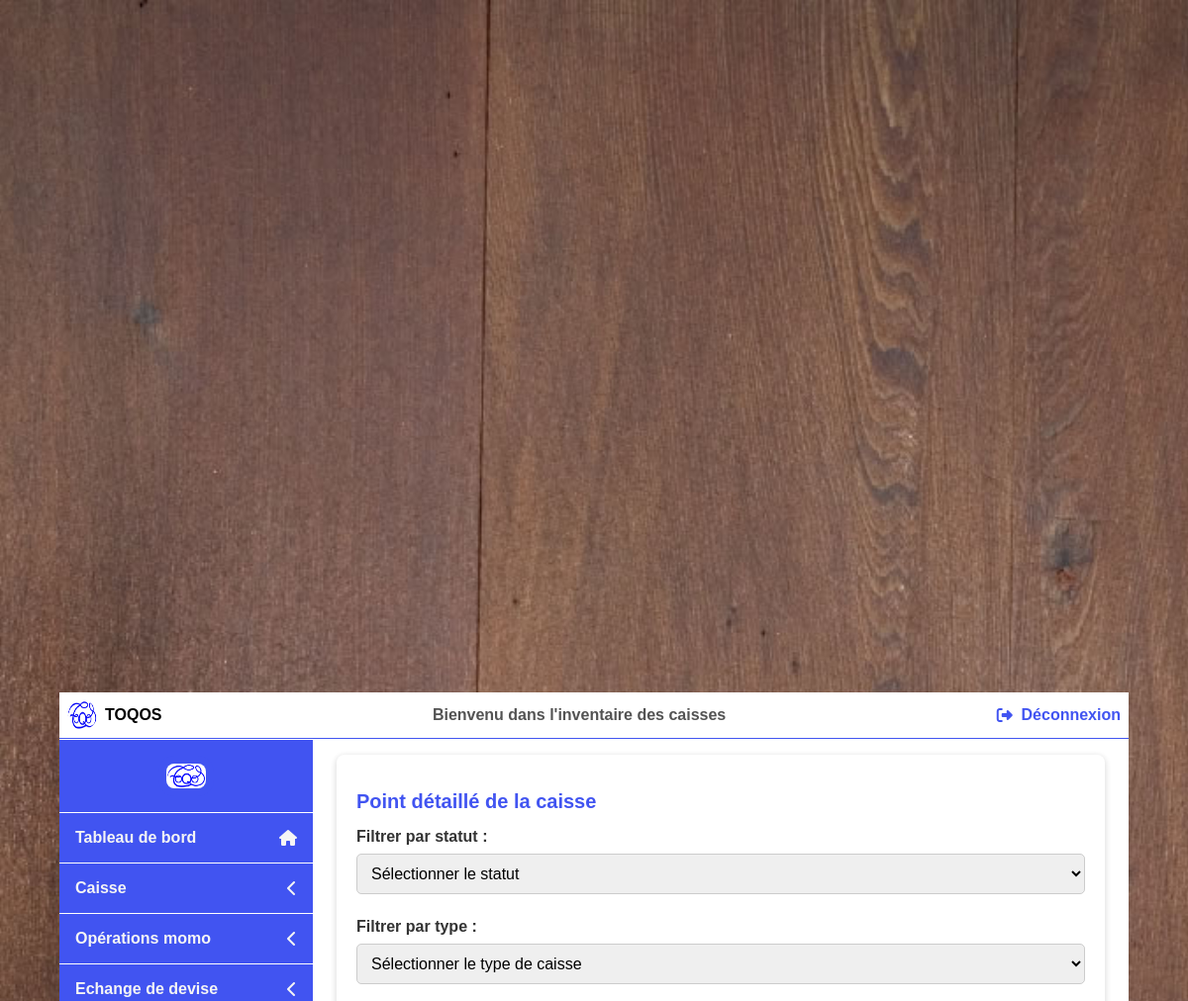
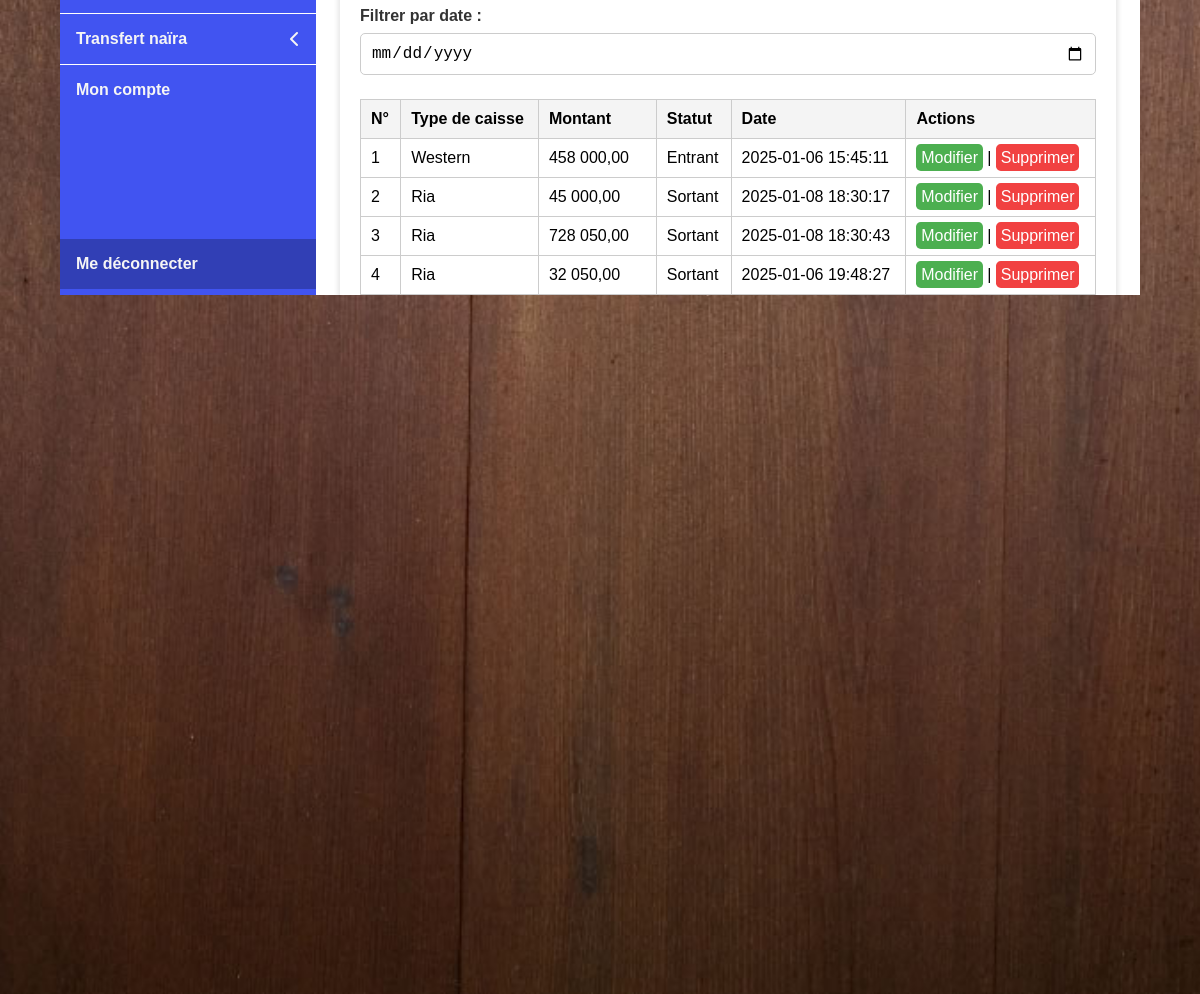
Screenshot of /pages/caisse/view-caisse.php (signed in) with the database file from the repository (2 pictures, top to bottom).
### tables this page shows
CREATE TABLE `caisse` (
  `id` int NOT NULL AUTO_INCREMENT,
  `type` varchar(50) NOT NULL,
  `amount` float NOT NULL,
  `statut` enum('Entrant','Sortant') NOT NULL,
  `date` timestamp NULL DEFAULT CURRENT_TIMESTAMP,
  PRIMARY KEY (`id`)
);

### pages/caisse/CaisseController.php (called while the page is built, shortened)
 <?php
    class CaisseController
    {
        private function connectDb()
        {
            try {
                $db = new PDO("mysql:host=localhost;dbname=db_niyi", "mouksite", "", [
                    PDO::ATTR_ERRMODE => PDO::ERRMODE_EXCEPTION,
                    PDO::ATTR_DEFAULT_FETCH_MODE => PDO::FETCH_ASSOC
                ]);
                return $db;
            } catch (PDOException $error) {
                error_log("Database connection error: " . $error->getMessage());
                die("Erreur de connexion à la base de données.");
            }
        }
        public function getAllAmounts()
        {
            $db = $this->connectDb();
            $query = "SELECT * FROM caisse";
            $stmt = $db->query($query);
            return $stmt->fetchAll();
        }
    }
?>

### pages/caisse/view-caisse.php (the view, shortened to what this page needs)
<?php
	require_once("header.php");
	require_once("CaisseController.php");
	$caisseController = new CaisseController();
	$caisseData = $caisseController->getAllAmounts();
?>
	<div class="dashboard__container">
		<div class="dashboard__container-elements">
			<section id="view-caisse" class="dashboard__section">
				<h2 class="dashboard__title">Point détaillé de la caisse</h2>
				<div class="filters">
					<label for="date-filter" class="filters__label">Filtrer par statut :</label>
					<select id="statut-caisse" name="statut-caisse" class="filters__input">
						<option selected disabled> Sélectionner le statut</option>
					</select>
				</div>
				<div class="filters">
					<label for="date-filter" class="filters__label">Filtrer par type :</label>
					<select id="type-caisse" name="type-caisse" class="filters__input">
						<option selected disabled> Sélectionner le type de caisse</option>
					</select>
				</div>
				<div class="filters">
					<label for="date-filter" class="filters__label">Filtrer par date :</label>
					<input type="date" name="date" id="date" class="filters__input" />
				</div>
				<table class="table">
					<thead class="table__head">
						<tr class="table__row">
							<th class="table__cell">N°</th>
							<th class="table__cell">Type de caisse</th>
							<th class="table__cell">Montant</th>
							<th class="table__cell">Statut</th>
							<th class="table__cell">Date</th>
							<th class="table__cell">Actions</th>
						</tr>
					</thead>
					<tbody id="attendance-table" class="table__body">
						<?php foreach ($caisseData as $index => $row): ?>
						<tr class="table__row">
							<td class="table__cell"><?= $index + 1 ?></td>
							<td class="table__cell"><?= htmlspecialchars($row['type']) ?></td>
							<td class="table__cell"><?= number_format($row['amount'], 2, ',', ' ') ?></td>
							<td class="table__cell"><?= htmlspecialchars($row['statut']) ?></td>
							<td class="table__cell"><?= htmlspecialchars($row['date']) ?></td>
							<td class="table__cell">
								<a href="edit-caisse.php?id=<?= $row['id'] ?>" class="btn-success btn-action">Modifier</a> |
								<a href="#" id="delete-caisse" onclick="delCaisse(<?= $row['id'] ?>);" class="btn-danger btn-action">Supprimer</a>
							</td>
						</tr>
						<?php endforeach; ?>
					</tbody>
				</table>
			</section>
		</div>
	</div>
<?php
	require_once("nav.php");
	require_once("footer.php");
?>

### pages/caisse/header.php (shortened to what this page needs)
<!DOCTYPE html>
<html lang="en">
	<head>
		<link rel="stylesheet" href="../../assets/css/dashbord.css" />
		<link
			rel="stylesheet"
			href="../../assets/vendors/fontawesome-free-6.6.0-web/css/all.css"
		/>
	</head>
	<body>
        <div class="main-box">
            <div class="dashboard">
                <header class="dashboard__header">
                    <ul class="dashboard__header-list">
                        <li class="dashboard__header-item">
                            <a
                                href="#"
                                class="dashboard__header-link dashboard__header-link--profile"
                            >
                                <img
                                    src="../../assets/images/toqos_logo-removebg-preview.png"
                                    alt="photo de profil"
                                    class="dashboard__user-image"
                                />
                                <span class="dashboard__user-name"><?php echo $_SESSION['userName']; ?></span>
                            </a>
                        </li>
                        <li class="dashboard__header-item">
                            <span class="dashboard__header-text"
                                >Bienvenu dans l'inventaire des caisses</span
                            >
                        </li>
                        <li class="dashboard__header-item">
                            <a
                                href="../logout.php"
                                class="dashboard__header-link dashboard__header-link--logout"
                            >
                                <i class="fa-solid fa-sign-out-alt"></i>&nbsp; Déconnexion
                            </a>
                        </li>
                    </ul>
                </header>

### pages/caisse/nav.php (shortened to what this page needs)
		<div class="dashboard__sidebar">
			<ul class="dashboard__sidebar-list">
				<li class="dashboard__sidebar-item">
					<a
						href="../dashboard.php"
						class="dashboard__sidebar-link dashboard__sidebar-link--logo"
					>
						<img
							src="../../assets/images/toqos_logo.png"
							alt="logo"
							class="dashboard__logo"
						/>
					</a>
				</li>
				<li class="dashboard__sidebar-item">
					<a href="../dashboard.php" class="dashboard__sidebar-link">
						Tableau de bord&nbsp;
						<i class="fa-solid fa-home"></i>
					</a>
				</li>
				<li
					class="dashboard__sidebar-item dashbord__sidebar-sub-menu-caisse"
					id="sub-menu-caisse"
				>
					<a href="#" class="dashboard__sidebar-link">
						Caisse&nbsp;
						<i
							class="fa-solid fa-chevron-left"
							id="chevron-state-caisse"
						></i>
					</a>
				</li>
				<li
					class="dashboard__sidebar-item dashbord__sidebar-sub-menu-momo"
					id="sub-menu-momo"
				>
					<a href="#" class="dashboard__sidebar-link">
						Opérations momo&nbsp;
						<i
							class="fa-solid fa-chevron-left"
							id="chevron-state-momo"
						></i>
					</a>
				</li>
				<li
					class="dashboard__sidebar-item dashbord__sidebar-sub-menu-Devise"
					id="sub-menu-Devise"
				>
					<a href="#" class="dashboard__sidebar-link">
						Echange de devise&nbsp;
						<i
							class="fa-solid fa-chevron-left"
							id="chevron-state-Devise"
						></i>
					</a>
				</li>
				<li
					class="dashboard__sidebar-item dashbord__sidebar-sub-menu-transfert"
					id="sub-menu-transfert"
				>
					<a href="#" class="dashboard__sidebar-link">
						Transfert naïra&nbsp;
						<i
							class="fa-solid fa-chevron-left"
							id="chevron-state-transfert"
						></i>
					</a>
				</li>
				<li class="dashboard__sidebar-item">
					<a href="../profil.php" class="dashboard__sidebar-link">Mon compte</a>
				</li>
				<li class="dashboard__sidebar-item">
					<a href="../logout.php" class="dashboard__sidebar-link"
						>Me déconnecter</a
					>
				</li>
			</ul>
		</div>
	</div>
</div>

### pages/caisse/footer.php (shortened to what this page needs)
	</body>
</html>

### assets/css/dashbord.css (style rules this page uses)
* { box-sizing: border-box; }
body { font-family: sans-serif; margin: 0; }
.main-box { width: 100%; height: 100vh; background: url(../images/bg.jpg) center no-repeat; background-size: cover; display: flex; align-items: center; justify-content: center; }
.dashboard { position: relative; background: #fff; width: 90%; max-width: 1200px; }
.dashboard__header { background: #ffffff; border-bottom: 0.1rem solid #4154f1; }
.dashboard__header-list { list-style-type: none; padding: 0; margin: 0; display: flex; align-items: center; justify-content: space-between; }
.dashboard__header-item { display: flex; align-items: center; justify-content: center; }
.dashboard__header-link { text-decoration: none; display: flex; align-items: center; justify-content: center; padding: 0.5rem; }
.dashboard__header-link--profile { display: flex; align-items: center; justify-content: space-between; }
.dashboard__user-image { width: 30px; height: 30px; margin-right: 0.5rem; border-radius: 100%; }
.dashboard__user-name { color: #000; font-weight: bold; }
.dashboard__header-text { color: #535353; font-weight: bold; }
.dashboard__header-link--logout { color: #4154f1; font-weight: bold; }
.dashboard__sidebar { position: relative; background: #4154f1; width: 16rem; height: 35rem; }
.dashboard__sidebar-list { list-style-type: none; margin: 0; padding: 0; }
.dashboard__sidebar-item { border-top: 0.1rem solid white; transition: 0.3s ease; }
.dashboard__sidebar-item:last-child { position: absolute; top: 31.56rem; width: 100%; background: #00000040; border-style: none; }
.dashboard__sidebar-link { color: whitesmoke; text-align: left; text-decoration: none; font-weight: bold; display: block; display: flex; align-items: center; justify-content: space-between; padding: 1rem; }
.dashboard__logo { background: #4154f1; display: block; margin: 0 auto; width: 25%; padding: 0.5rem; border-radius: 1rem; }
.dashboard__container { position: absolute; top: 2.95rem; left: 0; width: 100%; padding-left: 17.5rem; padding-right: 1.5rem; overflow: auto; height: 35rem; }
.dashboard__container-elements { display: flex; align-items: center; justify-content: space-evenly; margin: 1rem 0rem; }
.dashboard__section { width: 100%; background-color: #fff; padding: 20px; margin-bottom: 20px; border-radius: 8px; box-shadow: 0 2px 5px 2px rgba(0, 0, 0, 0.1); }
.dashboard__title { font-size: 20px; margin-bottom: 15px; color: #4154f1; }
.filters { width: 100%; margin-bottom: 1.5rem; }
.filters__label { display: block; color: #333; font-weight: bold; margin: 0.5rem 0rem; }
.filters__input { width: 100%; padding: 10px; font-size: 16px; border: 1px solid #ccc; border-radius: 5px; outline: none; }
.table { width: 100%; border-collapse: collapse; }
.table__head { background-color: #f4f4f4; }
.table__cell { border: 1px solid #ccc; padding: 10px; text-align: left; }
a { text-decoration: none; }
.btn-action { color: #fff; padding: 0.3rem; border-style: none; border-radius: 0.3rem; }
.btn-success { background: #4caf50; }
.btn-danger { background: #f14141; }

### rows the page displays
caisse: type "Western", amount "458 000,00", statut "Entrant", date "2025-01-06 15:45:11"
caisse: type "Ria", amount "45 000,00", statut "Sortant", date "2025-01-08 18:30:17"
caisse: type "Ria", amount "728 050,00", statut "Sortant", date "2025-01-08 18:30:43"
caisse: type "Ria", amount "32 050,00", statut "Sortant", date "2025-01-06 19:48:27"

### other values shown
$_SESSION['userName'] "TOQOS"
